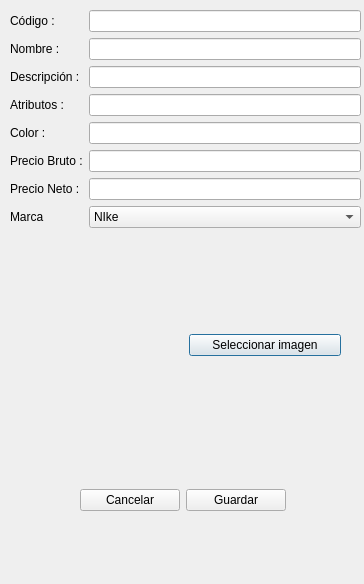
<?xml version="1.0" encoding="UTF-8"?>
<ui version="4.0">
 <class>Dialog</class>
 <widget class="QDialog" name="Dialog">
  <property name="geometry">
   <rect>
    <x>0</x>
    <y>0</y>
    <width>364</width>
    <height>584</height>
   </rect>
  </property>
  <property name="windowTitle">
   <string>Datos del producto</string>
  </property>
  <widget class="QWidget" name="formLayoutWidget">
   <property name="geometry">
    <rect>
     <x>10</x>
     <y>10</y>
     <width>351</width>
     <height>283</height>
    </rect>
   </property>
   <layout class="QFormLayout" name="formLayout">
    <property name="fieldGrowthPolicy">
     <enum>QFormLayout::AllNonFixedFieldsGrow</enum>
    </property>
    <item row="0" column="0">
     <widget class="QLabel" name="label">
      <property name="text">
       <string>Código :</string>
      </property>
     </widget>
    </item>
    <item row="0" column="1">
     <widget class="QLineEdit" name="txt_codigo"/>
    </item>
    <item row="1" column="0">
     <widget class="QLabel" name="label_2">
      <property name="text">
       <string>Nombre :</string>
      </property>
     </widget>
    </item>
    <item row="1" column="1">
     <widget class="QLineEdit" name="txt_nom_prod"/>
    </item>
    <item row="2" column="0">
     <widget class="QLabel" name="label_3">
      <property name="text">
       <string>Descripción :</string>
      </property>
     </widget>
    </item>
    <item row="2" column="1">
     <widget class="QLineEdit" name="txt_desc"/>
    </item>
    <item row="3" column="1">
     <widget class="QLineEdit" name="txt_atrib"/>
    </item>
    <item row="4" column="0">
     <widget class="QLabel" name="label_4">
      <property name="text">
       <string>Color :</string>
      </property>
     </widget>
    </item>
    <item row="4" column="1">
     <widget class="QLineEdit" name="txt_color"/>
    </item>
    <item row="5" column="1">
     <widget class="QLineEdit" name="txt_pb"/>
    </item>
    <item row="6" column="1">
     <widget class="QLineEdit" name="txt_pn"/>
    </item>
    <item row="3" column="0">
     <widget class="QLabel" name="label_6">
      <property name="text">
       <string>Atributos :</string>
      </property>
     </widget>
    </item>
    <item row="8" column="0">
     <widget class="QLabel" name="label_8">
      <property name="text">
       <string/>
      </property>
     </widget>
    </item>
    <item row="5" column="0">
     <widget class="QLabel" name="label_7">
      <property name="text">
       <string>Precio Bruto :</string>
      </property>
     </widget>
    </item>
    <item row="6" column="0">
     <widget class="QLabel" name="label_5">
      <property name="text">
       <string>Precio Neto :</string>
      </property>
     </widget>
    </item>
    <item row="7" column="0">
     <widget class="QLabel" name="label_9">
      <property name="text">
       <string>Marca</string>
      </property>
     </widget>
    </item>
    <item row="7" column="1">
     <widget class="QComboBox" name="cbx_marca">
      <item>
       <property name="text">
        <string>NIke</string>
       </property>
      </item>
      <item>
       <property name="text">
        <string>Apple</string>
       </property>
      </item>
      <item>
       <property name="text">
        <string>Samsung</string>
       </property>
      </item>
      <item>
       <property name="text">
        <string>Reebok</string>
       </property>
      </item>
      <item>
       <property name="text">
        <string>Microsoft</string>
       </property>
      </item>
     </widget>
    </item>
   </layout>
  </widget>
  <widget class="QWidget" name="horizontalLayoutWidget">
   <property name="geometry">
    <rect>
     <x>30</x>
     <y>280</y>
     <width>311</width>
     <height>131</height>
    </rect>
   </property>
   <layout class="QHBoxLayout" name="horizontalLayout_2">
    <item>
     <widget class="KImageFilePreview" name="pvw_img" native="true"/>
    </item>
    <item>
     <widget class="QPushButton" name="btn_img">
      <property name="text">
       <string>Seleccionar imagen</string>
      </property>
     </widget>
    </item>
   </layout>
  </widget>
  <widget class="QWidget" name="horizontalLayoutWidget_2">
   <property name="geometry">
    <rect>
     <x>80</x>
     <y>460</y>
     <width>206</width>
     <height>80</height>
    </rect>
   </property>
   <layout class="QHBoxLayout" name="horizontalLayout">
    <item>
     <widget class="QPushButton" name="btn_cancg">
      <property name="text">
       <string>Cancelar</string>
      </property>
     </widget>
    </item>
    <item>
     <widget class="QPushButton" name="btn_guardar">
      <property name="text">
       <string>Guardar</string>
      </property>
     </widget>
    </item>
   </layout>
  </widget>
 </widget>
 <customwidgets>
  <customwidget>
   <class>KImageFilePreview</class>
   <extends>QWidget</extends>
   <header>kimagefilepreview.h</header>
  </customwidget>
 </customwidgets>
 <resources/>
 <connections/>
</ui>
